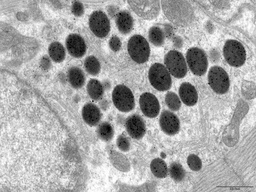
#> input picture images/ANP5.jpg, 256 x 192 px, shrunk from 1376 x 1032 before the run
$ python gradient_image.py   (older library calls are emulated)
#> lines starting #> are read from the running program, lines starting #| are printed output that depends on the picture
import cv2
import numpy as np
from matplotlib import pyplot as plt
img = cv2.imread('images/ANP5.jpg',0)
#> img is the input picture: shape (192, 256); min 0, max 255, mean 164.1

laplacian = cv2.Laplacian(img,cv2.CV_64F)
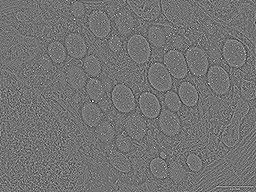
#> laplacian: shape (192, 256) float64; min -253, max 306, mean 0; drawn with min black and max white
sobelx = cv2.Sobel(img,cv2.CV_64F,1,0,ksize=5)
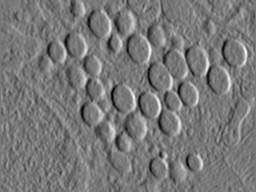
#> sobelx: shape (192, 256) float64; min -6803, max 7589, mean -1.7; drawn with min black and max white
sobely = cv2.Sobel(img,cv2.CV_64F,0,1,ksize=5)
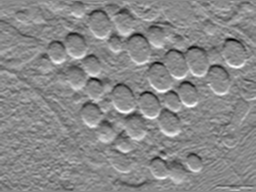
#> sobely: shape (192, 256) float64; min -7303, max 6276, mean 8.6; drawn with min black and max white
plt.subplot(2,2,1),plt.imshow(img,cmap = 'gray')
plt.title('Original'), plt.xticks([]), plt.yticks([])
plt.subplot(2,2,2),plt.imshow(laplacian,cmap = 'gray')
plt.title('Laplacian'), plt.xticks([]), plt.yticks([])
plt.subplot(2,2,3),plt.imshow(sobelx,cmap = 'gray')
plt.title('Sobel X'), plt.xticks([]), plt.yticks([])
plt.subplot(2,2,4),plt.imshow(sobely,cmap = 'gray')
plt.title('Sobel Y'), plt.xticks([]), plt.yticks([])


circles = cv2.HoughCircles(img,cv2.HOUGH_GRADIENT,1,20,
                            param1=50,param2=30,minRadius=0,maxRadius=0)
#> circles = 40 rows, first 8: [186.5, 79.5, 69], [180.5, 123.5, 63.3], [92.5, 106.5, 61.9], [136.5, 104.5, 57.9], [107.5, 137.5, 43.6], [129.5, 124.5, 42.2], [151.5, 139.5, 33.8], [74.5, 84.5, 35]

circles = np.uint16(np.around(circles))
#> circles = 40 rows, first 8: [186, 80, 69], [180, 124, 63], [92, 106, 62], [136, 104, 58], [108, 138, 44], [130, 124, 42], [152, 140, 34], [74, 84, 35]
for i in circles[0,:]:
    # draw the outer circle
#> (the run stopped early here; a loop or call above may not have finished)

$ run again, with images/ANP6.jpg copied over images/ANP5.jpg
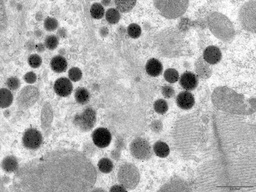
#> input picture images/ANP6.jpg, 256 x 192 px, shrunk from 1376 x 1032 before the run
#> img is the input picture: shape (192, 256); min 0, max 255, mean 175.8
#> `laplacian = cv2.Laplacian(img,cv2.CV_64F)`:
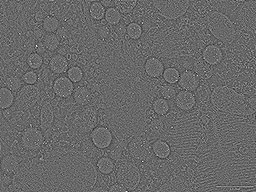
#> laplacian: shape (192, 256) float64; min -223, max 319, mean 0; drawn with min black and max white
#> `sobely = cv2.Sobel(img,cv2.CV_64F,0,1,ksize=5)`:
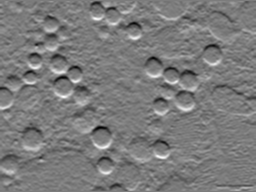
#> sobely: shape (192, 256) float64; min -6990, max 7359, mean -17.7; drawn with min black and max white
#> `circles = cv2.HoughCircles(img,cv2.HOUGH_GRADIENT,1,20, param1=50,para..`: circles = 41 rows, first 8: [164.5, 68.5, 63.7], [185.5, 75.5, 58.3], [167.5, 101.5, 58.3], [72.5, 74.5, 55.6], [66.5, 54.5, 53.4], [100.5, 145.5, 41.3], [72.5, 96.5, 34.6], [212.5, 134.5, 32.2]
#> `circles = np.uint16(np.around(circles))`: circles = 41 rows, first 8: [164, 68, 64], [186, 76, 58], [168, 102, 58], [72, 74, 56], [66, 54, 53], [100, 146, 41], [72, 96, 35], [212, 134, 32]

$ run again, with images/ANP7.jpg copied over images/ANP5.jpg
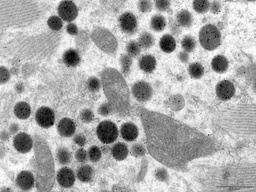
#> input picture images/ANP7.jpg, 256 x 192 px, shrunk from 1376 x 1032 before the run
#> img is the input picture: shape (192, 256); min 0, max 255, mean 169.5
#> `laplacian = cv2.Laplacian(img,cv2.CV_64F)`:
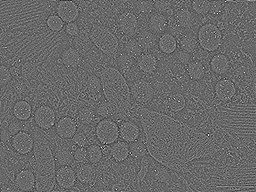
#> laplacian: shape (192, 256) float64; min -227, max 324, mean 0; drawn with min black and max white
#> `sobely = cv2.Sobel(img,cv2.CV_64F,0,1,ksize=5)`:
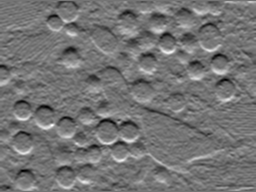
#> sobely: shape (192, 256) float64; min -6224, max 7364, mean 3.1; drawn with min black and max white
#> `circles = cv2.HoughCircles(img,cv2.HOUGH_GRADIENT,1,20, param1=50,para..`: circles = 40 rows, first 8: [195.5, 64.5, 54.4], [138.5, 124.5, 47.7], [75.5, 40.5, 41.6], [48.5, 125.5, 41.4], [117.5, 144.5, 35], [66.5, 58.5, 29.3], [158.5, 63.5, 29.7], [193.5, 160.5, 28.9]
#> `circles = np.uint16(np.around(circles))`: circles = 40 rows, first 8: [196, 64, 54], [138, 124, 48], [76, 40, 42], [48, 126, 41], [118, 144, 35], [66, 58, 29], [158, 64, 30], [194, 160, 29]

$ run again, with images/BNP12.jpg copied over images/ANP5.jpg
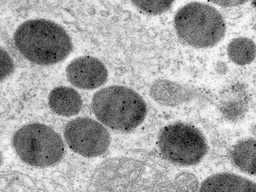
#> input picture images/BNP12.jpg, 256 x 192 px, shrunk from 1376 x 1032 before the run
#> img is the input picture: shape (192, 256); min 0, max 255, mean 164.6
#> `laplacian = cv2.Laplacian(img,cv2.CV_64F)`:
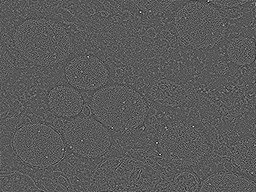
#> laplacian: shape (192, 256) float64; min -249, max 456, mean 0; drawn with min black and max white
#> `sobely = cv2.Sobel(img,cv2.CV_64F,0,1,ksize=5)`:
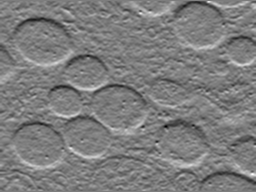
#> sobely: shape (192, 256) float64; min -6618, max 6799, mean -8; drawn with min black and max white
#> `circles = cv2.HoughCircles(img,cv2.HOUGH_GRADIENT,1,20, param1=50,para..`: circles = 34 rows, first 8: [89.5, 87.5, 53.5], [67.5, 58.5, 34.7], [23.5, 86.5, 21.7], [170.5, 82.5, 23.5], [166.5, 25.5, 24.8], [86.5, 31.5, 18.5], [102.5, 67.5, 20.1], [45.5, 158.5, 19.4]
#> `circles = np.uint16(np.around(circles))`: circles = 34 rows, first 8: [90, 88, 54], [68, 58, 35], [24, 86, 22], [170, 82, 24], [166, 26, 25], [86, 32, 18], [102, 68, 20], [46, 158, 19]
